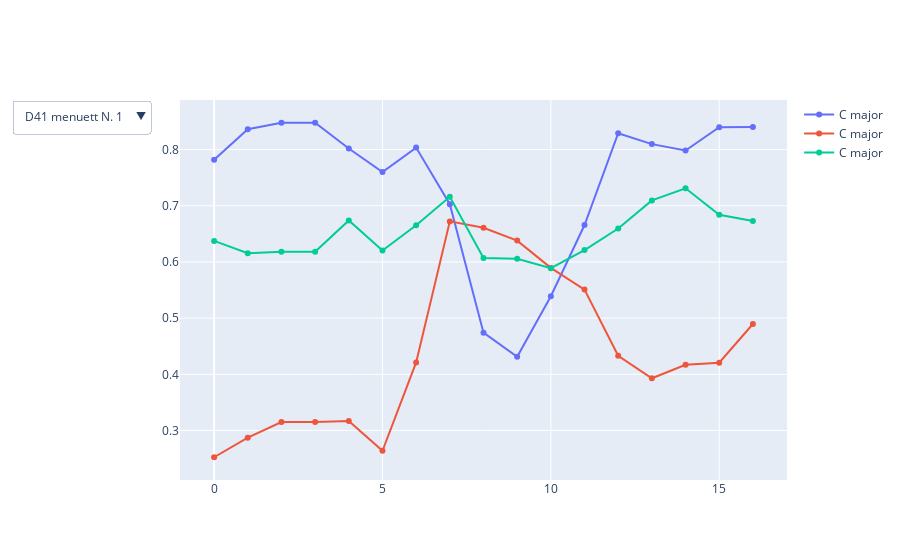

Notebook source saved alongside this figure:
### Code cell
# Specifiy the dance IDs that should appear in the dropdown
selection = [1, 2, 3, 24]

buttons = []
lines = []
lines_idx_dict = {}
counter = 0

# Create the lines for all trajectories
for idx, dance in enumerate(selection):
    counter_before = counter
    key_trajectories = key_trajectory(dance)[0][key_trajectory(dance)[0].index.isin(key_trajectory(dance)[1])].transpose()
    if idx == 0:
        visible=True
    else:
        visible=False
        
    key_string = str(key[1])+' '+str(key[0])
    
    for key in key_trajectories:
        line = go.Scatter(x=np.arange(len(key_trajectories_list[0])),
                          y=key_trajectories[key].to_list(),
                          name=key_string,
                          visible=visible,
                          showlegend=True)
        
        lines.append(line)
        counter = counter + 1
        
    lines_idx_dict[dance] = (counter_before, counter)
    
# Create the buttons that toggle the visibility
for idx, dance in enumerate(selection):
    true_false_list = [False] * len(lines)
    label = 'D' + str(files.loc[dance]['D']) + ' ' + str(files.loc[dance]['dance']) + ' N. ' + str(files.loc[dance]['no'])    
    visible_list = true_false_list
    
    for i in range(lines_idx_dict[dance][0], lines_idx_dict[dance][1]):
        true_false_list[i] = True
    
    button = dict(label=label,
                  method='update',
                  args=[{'visible': true_false_list}])
    buttons.append(button)
    
updatemenus = [dict(buttons=buttons, direction='down', showactive=True)]

layout = go.Layout(
    updatemenus=updatemenus,
)

figure = go.Figure(data=lines, layout=layout)
po.iplot(figure)

### Figure 1 — Plotly figure (JSON) as saved in the notebook; plotly's stock layout.template omitted (floating-point values rounded to 4 significant figures)
{"data": [{"name": "C major", "showlegend": true, "type": "scatter", "visible": true, "x": [0, 1, 2, 3, 4, 5, 6, 7, 8, 9, 10, 11, 12, 13, 14, 15, 16], "y": [0.7819, 0.8363, 0.8478, 0.8478, 0.802, 0.7601, 0.8035, 0.7029, 0.4741, 0.4312, 0.5391, 0.6657, 0.8291, 0.8098, 0.7985, 0.8399, 0.8404]}, {"name": "C major", "showlegend": true, "type": "scatter", "visible": true, "x": [0, 1, 2, 3, 4, 5, 6, 7, 8, 9, 10, 11, 12, 13, 14, 15, 16], "y": [0.2523, 0.2871, 0.3149, 0.3149, 0.3167, 0.2637, 0.4211, 0.6722, 0.6609, 0.638, 0.5894, 0.5508, 0.433, 0.3929, 0.4171, 0.4207, 0.4895]}, {"name": "C major", "showlegend": true, "type": "scatter", "visible": true, "x": [0, 1, 2, 3, 4, 5, 6, 7, 8, 9, 10, 11, 12, 13, 14, 15, 16], "y": [0.6375, 0.6157, 0.6182, 0.6182, 0.6739, 0.6205, 0.6652, 0.7159, 0.6071, 0.6055, 0.5888, 0.6212, 0.6595, 0.7095, 0.7312, 0.6839, 0.673]}, {"name": "E minor", "showlegend": true, "type": "scatter", "visible": false, "x": [0, 1, 2, 3, 4, 5, 6, 7, 8, 9, 10, 11, 12, 13, 14, 15, 16], "y": [0.9064, 0.9241, 0.849, 0.7809, 0.5906, 0.4628, 0.5234, 0.4824, 0.4857, 0.5264, 0.5002, 0.6621, 0.5516, 0.6402, 0.4864, 0.728, 0.87, 0.9175, 0.7322, 0.6151, 0.6894, 0.9154, 0.886]}, {"name": "E minor", "showlegend": true, "type": "scatter", "visible": false, "x": [0, 1, 2, 3, 4, 5, 6, 7, 8, 9, 10, 11, 12, 13, 14, 15, 16], "y": [0.4688, 0.4576, 0.5014, 0.5587, 0.4797, 0.4494, 0.4284, 0.4926, 0.5744, 0.5705, 0.5349, 0.471, 0.5166, 0.5421, 0.5713, 0.4899, 0.4561, 0.4255, 0.601, 0.5147, 0.4232, 0.2941, 0.2797]}, {"name": "E minor", "showlegend": true, "type": "scatter", "visible": false, "x": [0, 1, 2, 3, 4, 5, 6, 7, 8, 9, 10, 11, 12, 13, 14, 15, 16], "y": [0.2396, 0.263, 0.2904, 0.4123, 0.2328, 0.3953, 0.3803, 0.5569, 0.4855, 0.4414, 0.4133, 0.3726, 0.3621, 0.3955, 0.4429, 0.3601, 0.2752, 0.2122, 0.4233, 0.3135, 0.3064, 0.04775, 0.08517]}, {"name": "E minor", "showlegend": true, "type": "scatter", "visible": false, "x": [0, 1, 2, 3, 4, 5, 6, 7, 8, 9, 10, 11, 12, 13, 14, 15, 16], "y": [0.6702, 0.6112, 0.724, 0.6379, 0.5082, 0.4002, 0.4098, 0.4892, 0.4829, 0.6443, 0.5705, 0.6184, 0.4976, 0.6359, 0.583, 0.6284, 0.5249, 0.6108, 0.6574, 0.7514, 0.6226, 0.5281, 0.2708]}, {"name": "E minor", "showlegend": true, "type": "scatter", "visible": false, "x": [0, 1, 2, 3, 4, 5, 6, 7, 8, 9, 10, 11, 12, 13, 14, 15, 16], "y": [0.874, 0.9203, 0.9566, 0.8507, 0.6077, 0.5401, 0.8035, 0.8953, 0.5938, 0.5313, 0.5209, 0.487, 0.5536, 0.8207, 0.9246, 0.9451, 0.9574]}, {"name": "C major", "showlegend": true, "type": "scatter", "visible": false, "x": [0, 1, 2, 3, 4, 5, 6, 7, 8, 9, 10, 11, 12, 13, 14, 15, 16], "y": [0.3994, 0.4045, 0.2588, 0.4006, 0.3155, 0.6054, 0.6576, 0.8625, 0.9108, 0.5045, 0.6409, 0.4349, 0.4631, 0.2771, 0.3823, 0.2849, 0.3029]}, {"name": "C major", "showlegend": true, "type": "scatter", "visible": false, "x": [0, 1, 2, 3, 4, 5, 6, 7, 8, 9, 10, 11, 12, 13, 14, 15, 16], "y": [0.6414, 0.7502, 0.5232, 0.7677, 0.5497, 0.5437, 0.3225, 0.4042, 0.4332, -0.1515, 0.07177, 0.1731, 0.6999, 0.5479, 0.7142, 0.7601, 0.89]}, {"name": "C major", "showlegend": true, "type": "scatter", "visible": false, "x": [0, 1, 2, 3, 4, 5, 6, 7, 8, 9, 10, 11, 12, 13, 14, 15, 16], "y": [0.137, 0.1007, 0.199, 0.09745, -0.1388, -0.3052, -0.3868, -0.1626, -0.238, 0.1561, 0.187, 0.5432, 0.2958, 0.3196, 0.1129, 0.1109, -0.01281]}], "layout": {"updatemenus": [{"buttons": [{"args": [{"visible": [true, true, true, false, false, false, false, false, false, false, false]}], "label": "D41 menuett N. 1", "method": "update"}, {"args": [{"visible": [false, false, false, true, true, true, true, false, false, false, false]}], "label": "D41 trio N. 1", "method": "update"}, {"args": [{"visible": [false, false, false, false, false, false, false, true, false, false, false]}], "label": "D41 menuett N. 2", "method": "update"}, {"args": [{"visible": [false, false, false, false, false, false, false, false, true, true, true]}], "label": "D41 trio N. 12", "method": "update"}], "direction": "down", "showactive": true}]}}
